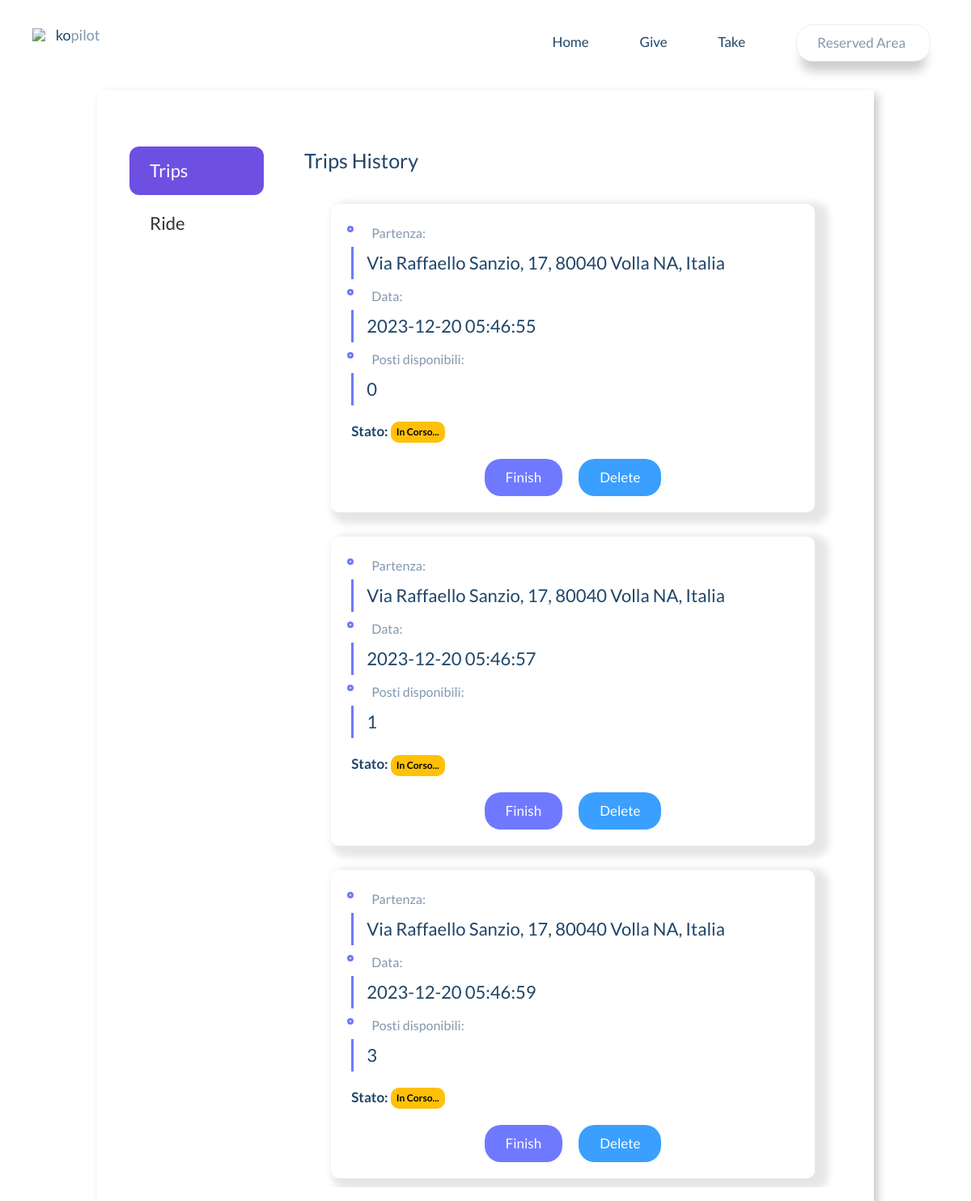
Page /history (signed in) on the committed database.
### tables this page shows
CREATE TABLE Viaggi (
    idViaggio INTEGER PRIMARY KEY AUTOINCREMENT,
    _idUtente INTEGER,
    indirizzoPartenza TEXT NOT NULL,
    lat_Partenza REAL NOT NULL,
    lon_Partenza REAL NOT NULL,
    time_stamp DATETIME NOT NULL,
    postiDisponibili INTEGER NOT NULL,
    Stato TEXT DEFAULT 'In Corso...', -- puÃ² essere Concluso
    
    FOREIGN KEY (_idUtente) REFERENCES Utenti(idUtente)
);

### app.py (the view)
@app.route("/history") # if this path is specified in the URL
def history():
    is_user_authenticated = request.cookies.get('auth') == 'true'
    if not is_user_authenticated:
        return redirect(url_for('index'))       # is redirected to the index
    _idUtente = request.cookies.get('idUtente') # the logged in user ID is retrieved
    user_trips = get_user_trips(_idUtente)      # call to get trips scheduled by the user
    user_rides = get_user_rides(_idUtente)      # call to get the steps requested by the user
    notificationsNumber = get_notifications_number()    # the number of notifications from the logged in user is retrieved
    return render_template("history.html", trips=user_trips, rides = user_rides, notificationsNumber = notificationsNumber)

### function.py (called while the page is built)
def connect(db):
    connetion = sqlite3.connect(db)         # creates a connection to the SQLITE database name passed as an argument
    connetion.row_factory = sqlite3.Row     # the row type is set as an object of type sqlite3.Row
    return connetion                        # the connection thus created is returned

def get_user_trips(user_id):
    connection = connect("database.db")     # a connection is established to the database called "database.db"
    cursor = connection.cursor()            # a cursor object is created to execute queries
    cursor.execute("SELECT * FROM Viaggi WHERE _idUtente = ? ORDER BY indirizzoPartenza", (user_id,))
    connection.commit()                     # the changes generated by the previous query are committed
    trips = cursor.fetchall()               # all trips made by the user are obtained
    connection.close()                      # the connection is closed
    return trips                            # the list of trips made by the user is returned

def get_user_rides(user_id):
    connection = connect("database.db")     # a connection is established to the database called "database.db"
    cursor = connection.cursor()            # a cursor object is created to execute queries
    query = """
                SELECT *
                FROM RichiestePassaggio
                JOIN Viaggi ON RichiestePassaggio._idViaggio = Viaggi.idViaggio
                WHERE RichiestePassaggio._idUtente = ?;
            """
    cursor.execute(query, (user_id,))   # the query is executed
    connection.commit()                 # the changes generated by the previous query are committed
    rides = cursor.fetchall()           # all ride requests by the user are obtained
    connection.close()                  # the connection is closed
    return rides                        # the list of rides requests by the user is returned

### templates/history.html (shortened to what this page needs)
<!DOCTYPE html>
<html lang="en" lang="en">
  <head>
    <link rel="stylesheet" href="https://cdnjs.cloudflare.com/ajax/libs/twitter-bootstrap/3.3.7/css/bootstrap.min.css">
    <link rel="stylesheet" href="static/css/style.css">
    <link rel="stylesheet" href="static/css/history.css">
    <link rel="stylesheet" href="static/css/tabs.css">
    <link rel="stylesheet" href="static/css/popup.css">
    <link href="https://cdn.jsdelivr.net/npm/remixicon@3.6.0/fonts/remixicon.css" rel="stylesheet">
    <link rel="stylesheet" href="https://cdnjs.cloudflare.com/ajax/libs/font-awesome/6.2.1/css/all.min.css">
  </head>
  <body>
    <header class="header">
        <div class="container header__container">
          <div class="header__logo"><img class="header__img" src="https://image.ibb.co/kcVou6/path3000.png">
            <h1 class="header__title">ko<span class="header__light">pilot</span></h1>
          </div>
          <div class="header__menu">
            <nav id="navbar" class="header__nav collapse">
              <ul class="header__elenco">
                <li class="header__el"><a href="/home" class="header__link">Home</a></li>
                <li class="header__el"><a href="/give" class="header__link">Give</a></li>
                <li class="header__el"><a href="/take" class="header__link">Take</a></li>
                <li class="header__el header__el--blue"><a class="btn btn--white" id="signin">Reserved Area<i class="ri-arrow-down-s-line" style="padding-left: 0.5rem;"></i></a>
                </li>
              </ul>
            </nav>
          </div>
        </div>
    </header>
    <section id="content">
        <div class="container-cards">
          <div class="option-container">
            <div class="content">
              <div class="list">
                <label for="trip" class="trip">
                  <span class="title"> Trips</span>
                </label>
                <label for="ride" class="ride" style="margin-right:-25px">
                  <span class="title"> Ride</span>
                </label>
                <div class="slider"></div>
              </div>
              <div class="text-content">
                <div class="trip text">
                  <div class="title">Trips History</div>
                  <div class="card-shower">
                    {% if trips %}
                      {% for trip in trips %}
                        <div class="response-card" id="viaggio_{{ trip.idViaggio }}">
                          <div class="timeline-content">
                            <ul>
                              <li>
                                <span> Partenza:</span>
                                <h3>{{ trip.indirizzoPartenza }}</h3>
                              </li>
                              <li>
                                <span> Data:</span>
                                <h3>{{ trip.time_stamp }}</h3>
                              </li>
                              <li>
                                <span> Posti disponibili:</span>
                                <h3>{{ trip.postiDisponibili }}</h3>
                              </li>
                            </ul>
                          </div>
                          <div class="left-places">
                            {% if trip.Stato == 'Concluso' %}
                              <b>Stato:</b> <span class="badge text-bg-success">{{ trip.Stato }}</span>
                            {% elif trip.Stato == 'In Corso...' %}
                              <b>Stato:</b> <span class="badge text-bg-warning">{{ trip.Stato }}</span>
                            {% else %}
                              <b>Stato:</b> <span class="badge text-bg-danger">{{ trip.Stato }}</span>
                            {% endif %}
                          </div>
                          <div class="card-btn">
                            <div class="btn-padd">
                              <a onclick="endTrip('{{ trip.idViaggio }}')" id="ending_{{ trip.idViaggio }}" class="btn btn-finish btn--width">Finish</a>
                            </div>
                            <div class="btn-padd">
                              <a onclick="deleteTrip('{{ trip.idViaggio }}')" class="btn btn-delete btn--width">Delete</a>
                            </div>
                          </div>
                        </div>
                      {% endfor %}
                    {% else %}
                      <div class="img-placeholder">
                        <img src="static/img/notrip.svg">
                        <p id="placeholder-p"> It looks like you haven't entered any trips yet, enter one <b><a href="/give">here</a></b> now!</p>
                      </div>
                    {% endif %}
                  </div>
                </div>
              </div>
            </div>
          </div>
        </div>
    </section>
  </body>
</html>

### static/css/style.css (style rules this page uses)
:root { --primary-color: #3A9FFF; --secondary-color: #6f79ff; --text-color: #8198AE; }
html, body { margin: 0; padding: 0; font-family: 'Lato', sans-serif; color: #1f4568; scroll-behavior: smooth; }
body { background-image: url("https://image.ibb.co/de6JzG/bitmap_1_1.png"); background-size:cover; background-repeat:no-repeat; background-position: center; }
.collapse { display: block; }
.btn { background-color:var(--primary-color); border-radius: 20px; font-size: 17px; padding: 10px 25px; color: #fff; box-shadow: 0px 18px 13px -6px rgba(0, 0, 0,0.2); transition: all 0.4s; -webkit-transition: all 0.4s; -moz-transition: all 0.4s; -ms-transition: all 0.4s; -o-transition: all 0.4s; }
.btn--white { background-color: #fff; border: 1px solid #ededed; color: var(--text-color); }
.header { padding: 30px 25px; }
.header__elenco { padding: 0; margin: 0; list-style: none; }
.header__menu { float: right; }
.header__el { padding: 0 30px; font-size: 10px; display: inline-block; }
.header__img { display: inline-block; vertical-align: middle; }
.header__logo, .header__menu { display: inline-block; vertical-align: middle; }
.header__title { font-size: 18px; margin: 0; margin-left: 10px; display: inline-block; line-height: 18px; vertical-align: middle; }
.header__light { color: var(--text-color); }
.header__link { color: #1f4568; font-size: 17px; }
.header__el--blue { position: relative; }
#signin { margin-bottom: 5px; }

### static/css/history.css (style rules this page uses)
#content { width: 100%; height: 80vh; display: flex; justify-content: center; align-items: center; }
.container-cards { width: 80%; height: 80vh; box-shadow: 5px 5px 10px rgba(0, 0, 0, .212); padding-top: 30px; }
.response-card { background: #fff; border-radius: 10px; width: 90%; margin-bottom: 30px; padding-bottom: 20px; box-shadow: 9px 6px 10px 8px rgba(0, 0, 0, 0.1); }
.timeline-content { padding: 25px 20px 10px 20px; }
.timeline-content ul { list-style: none; padding: 0; margin: 0; }
.timeline-content ul li span { font-size: 16px; color: var(--text-color); display: block; margin-bottom: -15px; padding: 0px 0px 0px 30px; position: relative; }
.timeline-content ul li span::before { content: ""; position: absolute; width: 8px; height: 8px; border: 3px solid var(--secondary-color); top: 2px; left: 0; border-radius: 50px; }
.timeline-content ul li h3 { font-size: 22px; line-height: 30px; border: 3px solid var(--secondary-color); border-width: 0 0 0 3px; padding: 5px 0 5px 16px; margin-left: 5px; }
.btn-delete { box-shadow: 0 0 0 0; color: white; background-color: var(--primary-color); }
.btn-finish { box-shadow: 0 0 0 0; color: white; background-color: var(--secondary-color); }
.left-places { font-size: 17px; padding: 0 0 20px 25px; }
.card-btn { display: flex; flex-direction: row; flex-wrap: nowrap; justify-content: center; }
.btn-padd { padding: 0px 10px 0px 10px; }

### static/css/tabs.css (style rules this page uses)
.option-container { padding: 40px; min-height: 100%; }
.content { display: flex; height: 100%; justify-content: space-between; }
.content .list { display: flex; flex-direction: column; width: 20%; margin-right: 50px; position: relative; }
.content .list label { height: 60px; font-size: 22px; font-weight: 500; line-height: 60px; cursor: pointer; padding-left: 25px; transition: all 0.5s ease; color: #333; z-index: 3; }
#trip:checked ~ .list label.trip, #ride:checked ~ .list label.ride { color: #fff; }
.content .slider { position: absolute; left: 0; top: 0; height: 60px; width: 100%; border-radius: 12px; background: #6d50e2; transition: all 0.4s ease; }
#trip:checked ~ .list .slider { top: 0; }
.content .text-content { width: 80%; height: 100%; }
.content .text { display: none; }
.content .text .title { font-size: 25px; margin-bottom: 25px; font-weight: 500; }
.content .text-content .trip { display: block; }
#trip:checked ~ .text-content .trip, #ride:checked ~ .text-content .ride { display: block; }
.card-shower { width: 100%; max-height: 60vh; display: flex; flex-direction: column; align-items: center; overflow-y: auto; padding-top: 10px; }
.text-bg-warning { padding: 7px; border-radius: 10px; background: #FFC107; color: black; font-weight: bold; }

### static/css/popup.css (style rules this page uses)
:root { --dark: #34495E; --light: #ffffff; --success: #0ABF30; --error: #E24D4C; --warning: #E9BD0C; --info: #3498DB; }

### rows in the picture
Viaggi: indirizzoPartenza "Via Raffaello Sanzio, 17, 80040 Volla NA, Italia", time_stamp "2023-12-20 05:46:55", postiDisponibili "0", Stato "In Corso..."
Viaggi: indirizzoPartenza "Via Raffaello Sanzio, 17, 80040 Volla NA, Italia", time_stamp "2023-12-20 05:46:57", postiDisponibili "1", Stato "In Corso..."
Viaggi: indirizzoPartenza "Via Raffaello Sanzio, 17, 80040 Volla NA, Italia", time_stamp "2023-12-20 05:46:59", postiDisponibili "3", Stato "In Corso..."
